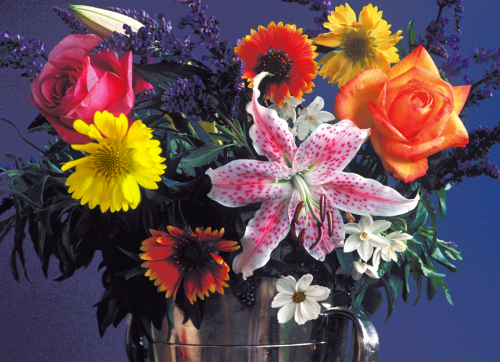
#> input picture dip/assignment2/flowers.ppm, 500 x 362 px
$ python p3.py
#> lines starting #> are read from the running program, lines starting #| are printed output that depends on the picture
from curses import window
import cv2 as cv
import matplotlib.pyplot as plt

img = cv.imread('flowers.ppm')
#> img is the input picture: shape (362, 500, 3); mean B, G, R 83.7, 76.9, 99.9
rgbImg = cv.cvtColor(img, cv.COLOR_BGR2RGB)
# colored_negative = abs(255-img)
colored_negative = abs(255-rgbImg)
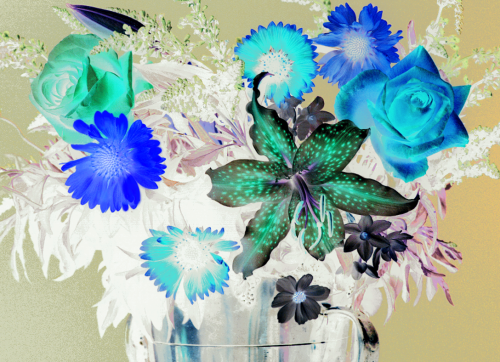
#> colored_negative: shape (362, 500, 3); mean R, G, B 155.1, 178.1, 171.3
plt.subplot(1, 2, 1)
plt.title('Flower')
plt.imshow(img)
plt.subplot(1, 2, 2)
plt.title('NegFlower')
plt.imshow(colored_negative)

plt.show()
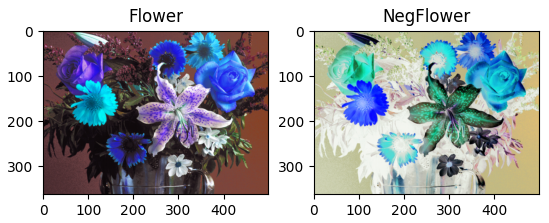
#> figure drawn by matplotlib, 2 panels; B, G, R data is drawn as R, G, B

$ run again, with dip/assignment2/Brain3.pgm saved as dip/assignment2/flowers.ppm
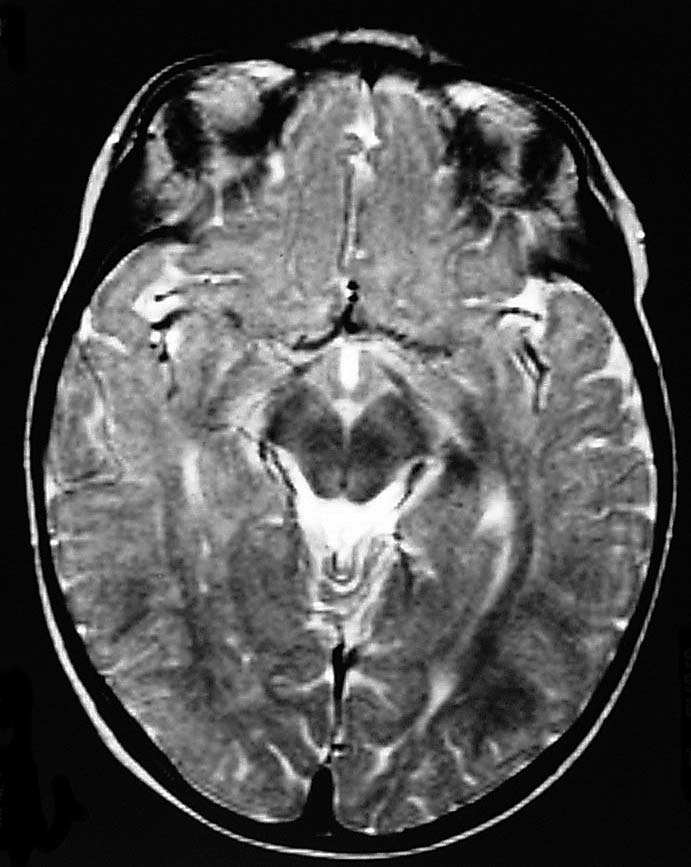
#> input picture dip/assignment2/Brain3.pgm, 691 x 867 px
#> img is the input picture: shape (867, 691, 3); min 0, max 255, mean 79.6
#> `colored_negative = abs(255-rgbImg)`:
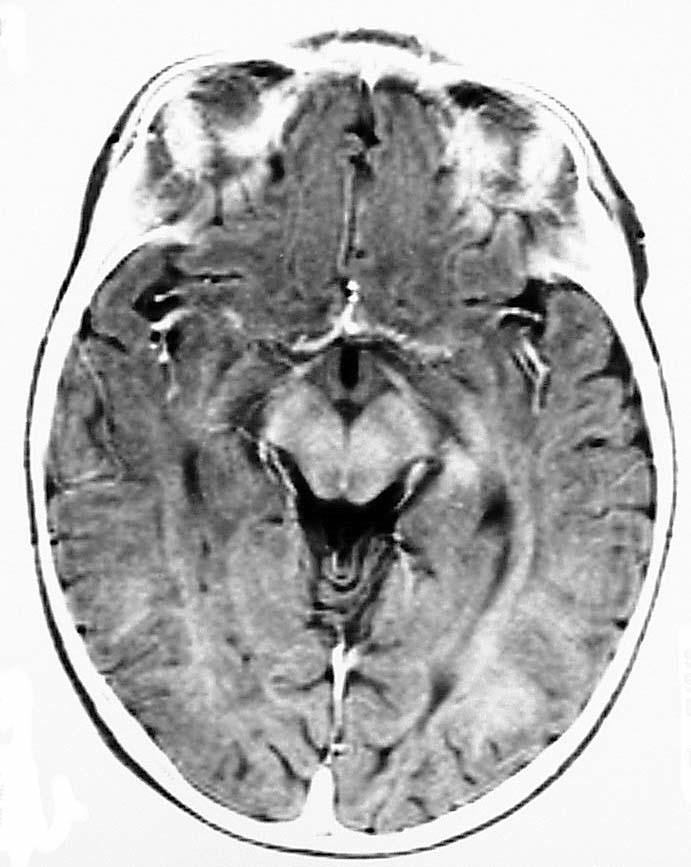
#> colored_negative: shape (867, 691, 3); min 0, max 255, mean 175.4
#> `plt.show()`:
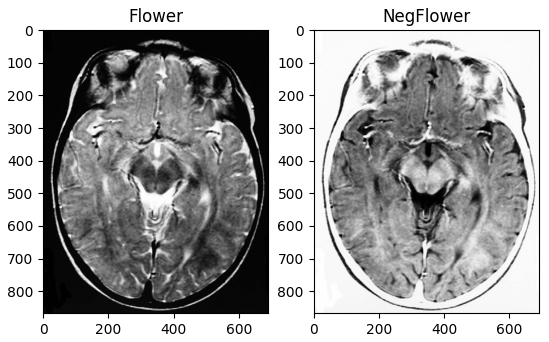
#> figure drawn by matplotlib, 2 panels
